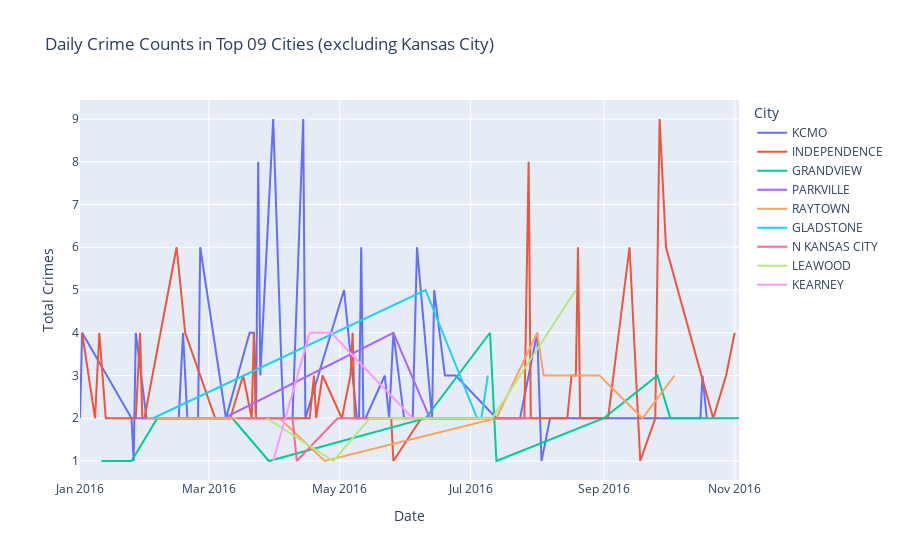

Notebook source saved alongside this figure:
### Markdown cell above
#### Top 9 thành phố còn lại

### Code cell
# Loại bỏ Kansas City khỏi danh sách
city_crime_counts = city_crime_counts[city_crime_counts.index != 'KANSAS CITY']

# Lọc dữ liệu 
top_09_cities_df = data[data['City'].isin(city_crime_counts.index)]

# Nhóm dữ liệu theo ngày và thành phố, sau đó tính tổng số vụ phạm tội hàng ngày
daily_crime_counts = top_09_cities_df.groupby(['Reported_Date', 'City']).size().reset_index(name='Total_Crimes')

# Vẽ biểu đồ với Plotly
fig = px.line(daily_crime_counts, x='Reported_Date', y='Total_Crimes', color='City', 
              title='Daily Crime Counts in Top 09 Cities (excluding Kansas City)',
              labels={'Total_Crimes':'Total Crimes', 'Reported_Date':'Date'})

# Hiển thị biểu đồ
fig.show()

### Figure 1 — Plotly figure (JSON) as saved in the notebook; plotly's stock layout.template omitted (floating-point values rounded to 4 significant figures)
{"data": [{"hovertemplate": "City=KCMO<br>Date=%{x}<br>Total Crimes=%{y}<extra></extra>", "legendgroup": "KCMO", "line": {"color": "#636efa", "dash": "solid"}, "marker": {"symbol": "circle"}, "mode": "lines", "name": "KCMO", "orientation": "v", "showlegend": true, "type": "scatter", "x": ["2016-01-01T00:00:00", "2016-01-02T00:00:00", "2016-01-25T00:00:00", "2016-01-26T00:00:00", "2016-01-27T00:00:00", "2016-02-01T00:00:00", "2016-02-02T00:00:00", "2016-02-16T00:00:00", "2016-02-18T00:00:00", "2016-02-20T00:00:00", "2016-02-25T00:00:00", "2016-02-26T00:00:00", "2016-03-09T00:00:00", "2016-03-20T00:00:00", "2016-03-21T00:00:00", "2016-03-22T00:00:00", "2016-03-23T00:00:00", "2016-03-24T00:00:00", "2016-03-25T00:00:00", "2016-03-31T00:00:00", "2016-04-04T00:00:00", "2016-04-05T00:00:00", "2016-04-07T00:00:00", "2016-04-09T00:00:00", "2016-04-14T00:00:00", "2016-04-15T00:00:00", "2016-05-03T00:00:00", "2016-05-09T00:00:00", "2016-05-10T00:00:00", "2016-05-11T00:00:00", "2016-05-12T00:00:00", "2016-05-13T00:00:00", "2016-05-22T00:00:00", "2016-05-24T00:00:00", "2016-05-26T00:00:00", "2016-05-31T00:00:00", "2016-06-04T00:00:00", "2016-06-06T00:00:00", "2016-06-13T00:00:00", "2016-06-14T00:00:00", "2016-06-19T00:00:00", "2016-06-24T00:00:00", "2016-07-13T00:00:00", "2016-07-23T00:00:00", "2016-07-24T00:00:00", "2016-08-01T00:00:00", "2016-08-03T00:00:00", "2016-08-07T00:00:00", "2016-08-09T00:00:00", "2016-08-16T00:00:00", "2016-09-01T00:00:00", "2016-09-02T00:00:00", "2016-09-24T00:00:00", "2016-09-25T00:00:00", "2016-10-01T00:00:00", "2016-10-04T00:00:00", "2016-10-05T00:00:00", "2016-10-10T00:00:00", "2016-10-15T00:00:00", "2016-10-16T00:00:00", "2016-10-17T00:00:00", "2016-10-19T00:00:00"], "xaxis": "x", "y": [2, 4, 2, 1, 4, 2, 2, 2, 4, 2, 2, 6, 2, 4, 4, 4, 2, 8, 3, 9, 3, 2, 2, 2, 9, 2, 5, 2, 2, 6, 2, 2, 3, 2, 4, 2, 2, 6, 2, 5, 3, 3, 2, 2, 2, 4, 1, 2, 2, 2, 2, 2, 2, 2, 2, 2, 2, 2, 2, 2, 3, 2], "yaxis": "y"}, {"hovertemplate": "City=INDEPENDENCE<br>Date=%{x}<br>Total Crimes=%{y}<extra></extra>", "legendgroup": "INDEPENDENCE", "line": {"color": "#EF553B", "dash": "solid"}, "marker": {"symbol": "circle"}, "mode": "lines", "name": "INDEPENDENCE", "orientation": "v", "showlegend": true, "type": "scatter", "x": ["2016-01-02T00:00:00", "2016-01-08T00:00:00", "2016-01-10T00:00:00", "2016-01-13T00:00:00", "2016-01-27T00:00:00", "2016-01-29T00:00:00", "2016-01-30T00:00:00", "2016-01-31T00:00:00", "2016-02-15T00:00:00", "2016-02-19T00:00:00", "2016-03-04T00:00:00", "2016-03-07T00:00:00", "2016-03-09T00:00:00", "2016-03-11T00:00:00", "2016-03-17T00:00:00", "2016-03-21T00:00:00", "2016-03-22T00:00:00", "2016-03-23T00:00:00", "2016-03-27T00:00:00", "2016-04-01T00:00:00", "2016-04-10T00:00:00", "2016-04-17T00:00:00", "2016-04-19T00:00:00", "2016-04-20T00:00:00", "2016-04-23T00:00:00", "2016-05-02T00:00:00", "2016-05-06T00:00:00", "2016-05-07T00:00:00", "2016-05-08T00:00:00", "2016-05-25T00:00:00", "2016-05-26T00:00:00", "2016-06-08T00:00:00", "2016-06-26T00:00:00", "2016-07-26T00:00:00", "2016-07-28T00:00:00", "2016-07-29T00:00:00", "2016-08-15T00:00:00", "2016-08-17T00:00:00", "2016-08-19T00:00:00", "2016-08-20T00:00:00", "2016-08-21T00:00:00", "2016-08-24T00:00:00", "2016-08-28T00:00:00", "2016-08-29T00:00:00", "2016-09-01T00:00:00", "2016-09-03T00:00:00", "2016-09-13T00:00:00", "2016-09-18T00:00:00", "2016-09-25T00:00:00", "2016-09-27T00:00:00", "2016-09-30T00:00:00", "2016-10-22T00:00:00", "2016-10-28T00:00:00", "2016-11-01T00:00:00"], "xaxis": "x", "y": [4, 2, 4, 2, 2, 4, 2, 2, 6, 4, 2, 2, 2, 2, 3, 2, 4, 2, 2, 2, 2, 2, 3, 2, 3, 2, 3, 4, 2, 2, 1, 2, 2, 2, 8, 2, 2, 3, 3, 6, 2, 2, 2, 2, 2, 2, 6, 1, 2, 9, 6, 2, 3, 4], "yaxis": "y"}, {"hovertemplate": "City=GRANDVIEW<br>Date=%{x}<br>Total Crimes=%{y}<extra></extra>", "legendgroup": "GRANDVIEW", "line": {"color": "#00cc96", "dash": "solid"}, "marker": {"symbol": "circle"}, "mode": "lines", "name": "GRANDVIEW", "orientation": "v", "showlegend": true, "type": "scatter", "x": ["2016-01-11T00:00:00", "2016-01-25T00:00:00", "2016-02-06T00:00:00", "2016-02-14T00:00:00", "2016-03-12T00:00:00", "2016-03-29T00:00:00", "2016-06-10T00:00:00", "2016-07-10T00:00:00", "2016-07-13T00:00:00", "2016-09-01T00:00:00", "2016-09-26T00:00:00", "2016-10-02T00:00:00", "2016-10-18T00:00:00", "2016-11-03T00:00:00"], "xaxis": "x", "y": [1, 1, 2, 2, 2, 1, 2, 4, 1, 2, 3, 2, 2, 2], "yaxis": "y"}, {"hovertemplate": "City=PARKVILLE<br>Date=%{x}<br>Total Crimes=%{y}<extra></extra>", "legendgroup": "PARKVILLE", "line": {"color": "#ab63fa", "dash": "solid"}, "marker": {"symbol": "circle"}, "mode": "lines", "name": "PARKVILLE", "orientation": "v", "showlegend": true, "type": "scatter", "x": ["2016-01-27T00:00:00", "2016-02-29T00:00:00", "2016-03-08T00:00:00", "2016-05-26T00:00:00", "2016-06-12T00:00:00", "2016-07-05T00:00:00"], "xaxis": "x", "y": [2, 2, 2, 4, 2, 2], "yaxis": "y"}, {"hovertemplate": "City=RAYTOWN<br>Date=%{x}<br>Total Crimes=%{y}<extra></extra>", "legendgroup": "RAYTOWN", "line": {"color": "#FFA15A", "dash": "solid"}, "marker": {"symbol": "circle"}, "mode": "lines", "name": "RAYTOWN", "orientation": "v", "showlegend": true, "type": "scatter", "x": ["2016-02-01T00:00:00", "2016-03-04T00:00:00", "2016-03-08T00:00:00", "2016-04-03T00:00:00", "2016-04-24T00:00:00", "2016-07-13T00:00:00", "2016-08-01T00:00:00", "2016-08-04T00:00:00", "2016-08-30T00:00:00", "2016-09-19T00:00:00", "2016-10-04T00:00:00"], "xaxis": "x", "y": [2, 2, 2, 2, 1, 2, 4, 3, 3, 2, 3], "yaxis": "y"}, {"hovertemplate": "City=GLADSTONE<br>Date=%{x}<br>Total Crimes=%{y}<extra></extra>", "legendgroup": "GLADSTONE", "line": {"color": "#19d3f3", "dash": "solid"}, "marker": {"symbol": "circle"}, "mode": "lines", "name": "GLADSTONE", "orientation": "v", "showlegend": true, "type": "scatter", "x": ["2016-02-04T00:00:00", "2016-06-10T00:00:00", "2016-07-04T00:00:00", "2016-07-06T00:00:00", "2016-07-09T00:00:00"], "xaxis": "x", "y": [2, 5, 2, 2, 3], "yaxis": "y"}, {"hovertemplate": "City=N KANSAS CITY<br>Date=%{x}<br>Total Crimes=%{y}<extra></extra>", "legendgroup": "N KANSAS CITY", "line": {"color": "#FF6692", "dash": "solid"}, "marker": {"symbol": "circle"}, "mode": "lines", "name": "N KANSAS CITY", "orientation": "v", "showlegend": true, "type": "scatter", "x": ["2016-03-14T00:00:00", "2016-04-09T00:00:00", "2016-04-11T00:00:00", "2016-04-30T00:00:00", "2016-07-02T00:00:00", "2016-07-20T00:00:00", "2016-07-29T00:00:00"], "xaxis": "x", "y": [2, 2, 1, 2, 2, 2, 2], "yaxis": "y"}, {"hovertemplate": "City=LEAWOOD<br>Date=%{x}<br>Total Crimes=%{y}<extra></extra>", "legendgroup": "LEAWOOD", "line": {"color": "#B6E880", "dash": "solid"}, "marker": {"symbol": "circle"}, "mode": "lines", "name": "LEAWOOD", "orientation": "v", "showlegend": true, "type": "scatter", "x": ["2016-03-28T00:00:00", "2016-04-28T00:00:00", "2016-05-15T00:00:00", "2016-05-23T00:00:00", "2016-07-11T00:00:00", "2016-08-19T00:00:00"], "xaxis": "x", "y": [2, 1, 2, 2, 2, 5], "yaxis": "y"}, {"hovertemplate": "City=KEARNEY<br>Date=%{x}<br>Total Crimes=%{y}<extra></extra>", "legendgroup": "KEARNEY", "line": {"color": "#FF97FF", "dash": "solid"}, "marker": {"symbol": "circle"}, "mode": "lines", "name": "KEARNEY", "orientation": "v", "showlegend": true, "type": "scatter", "x": ["2016-03-31T00:00:00", "2016-04-17T00:00:00", "2016-04-27T00:00:00", "2016-06-04T00:00:00"], "xaxis": "x", "y": [1, 4, 4, 2], "yaxis": "y"}], "layout": {"legend": {"title": {"text": "City"}, "tracegroupgap": 0}, "title": {"text": "Daily Crime Counts in Top 09 Cities (excluding Kansas City)"}, "xaxis": {"anchor": "y", "domain": [0, 1], "title": {"text": "Date"}}, "yaxis": {"anchor": "x", "domain": [0, 1], "title": {"text": "Total Crimes"}}}}
